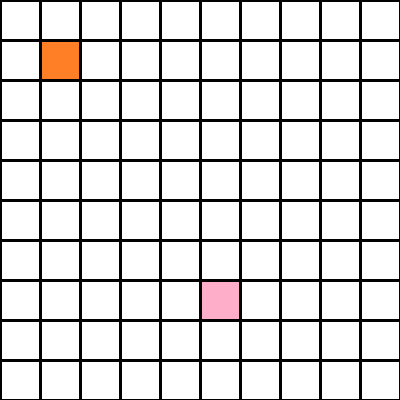
#> input picture Task2_Practice/kida_task2/Task2_Practice/test_image1.png, 400 x 400 px
$ python '#eYRCPlus75_PathPlanning.py'   (Python 2 division)
#> lines starting #> are read from the running program, lines starting #| are printed output that depends on the picture; after the words box and inside, x2 and y2 are one past the last pixel; in counts of white or black regions, pixels touching at a corner belong together
#> further down, img is the input picture: shape (400, 400, 3); mean B, G, R 215.9, 216.4, 218.2
'''
        team eYRCPlus #75

function :
1. maxItemLength of item of an array
2. print2dlist : print 2-dimensional array systematically row and columnwise
3. Play : give route and shortest path
4. grid_map() : give grid map of image in form of '1's and '0's
                -2: for origin
                -1: for obscatles
                 0: for navigable path
5. scan() : this scan grid map and add points with count in array 'a' , for eg. count=0 for scan zero and so on
6. send_co_rdinates() : fetch all points added in array ' a' and pass each points to add_count()
7. fun(x,y) : pad required number aside four co-ordinates
             for eg. if fun(5,6) then add certain number aside (4,6),(7,6),(5,5),(5,7) in grid map array only if there  obatined by spacemap()
8. startone(x,y): Add '1' aside start point to start with mapping process
9. def fun3(x,y): Backtrace shortest path from end and add points to array ' m '


LOGIC :

1. take image
2. make grid map
                -2: for origin
                -1: for obscatles
                 0: for navigable path

 for eg. count=0
 [  [   0 ,  0 ,  0 ,  0 ,  0 ,  0 ,  0 ,  0 ,  0 ,  0 ]
   [   0 ,  0 , -1 , -1 ,  0 ,  0 , -1 ,  0 ,  0 ,  0 ]
   [   0 ,  0 , -1 ,  0 ,  0 , -1 , -1 ,  0 ,  0 ,  0 ]
   [   0 , -1 , -1 ,  0 ,  0 ,  0 ,  0 ,  0 , -1 , -1 ]
   [   0 ,  0 ,  0 ,  0 , -2 ,  0 , -1 ,  0 ,  0 ,  0 ]
   [   0 , -1 , -1 ,  0 ,  0 ,  0 , -1 , -1 , -1 ,  0 ]
   [   0 ,  0 , -1 , -1 ,  0 , -1 , -1 ,  0 ,  0 ,  0 ]
   [   0 ,  0 ,  0 ,  0 ,  0 , -1 ,  0 ,  0 ,  0 ,  0 ]
   [   0 , -1 , -1 , -1 ,  0 ,  0 ,  0 , -1 ,  0 ,  0 ]
   [   0 ,  0 ,  0 , -1 ,  0 ,  0 ,  0 , -1 ,  0 ,  0 ] ]

array a= [(5,4),(5,6),(4,5),(6,5)] because scan() search for count+1 i.e here'1' and add to array 'a'

3. add count='1' aside -2 i.e origin as all points are at distance 1

 for eg.
 [  [   0 ,  0 ,  0 ,  0 ,  0 ,  0 ,  0 ,  0 ,  0 ,  0 ]
   [   0 ,  0 , -1 , -1 ,  0 ,  0 , -1 ,  0 ,  0 ,  0 ]
   [   0 ,  0 , -1 ,  0 ,  0 , -1 , -1 ,  0 ,  0 ,  0 ]
   [   0 , -1 , -1 ,  0 ,  1 ,  0 ,  0 ,  0 , -1 , -1 ]
   [   0 ,  0 ,  0 ,  1 , -2 ,  1 , -1 ,  0 ,  0 ,  0 ]
   [   0 , -1 , -1 ,  0 ,  1 ,  0 , -1 , -1 , -1 ,  0 ]
   [   0 ,  0 , -1 , -1 ,  0 , -1 , -1 ,  0 ,  0 ,  0 ]
   [   0 ,  0 ,  0 ,  0 ,  0 , -1 ,  0 ,  0 ,  0 ,  0 ]
   [   0 , -1 , -1 , -1 ,  0 ,  0 ,  0 , -1 ,  0 ,  0 ]
   [   0 ,  0 ,  0 , -1 ,  0 ,  0 ,  0 , -1 ,  0 ,  0 ] ]


4.  add count='2' aside 1 i.e origin as all points are at distance 1

[  [   0 ,  0 ,  0 ,  0 ,  0 ,  0 ,  0 ,  0 ,  0 ,  0 ]
   [   0 ,  0 , -1 , -1 ,  0 ,  0 , -1 ,  0 ,  0 ,  0 ]
   [   0 ,  0 , -1 ,  0 ,  2 , -1 , -1 ,  0 ,  0 ,  0 ]
   [   0 , -1 , -1 ,  2 ,  1 ,  2 ,  0 ,  0 , -1 , -1 ]
   [   0 ,  0 ,  2 ,  1 , -2 ,  1 , -1 ,  0 ,  0 ,  0 ]
   [   0 , -1 , -1 ,  2 ,  1 ,  0 , -1 , -1 , -1 ,  0 ]
   [   0 ,  0 , -1 , -1 ,  0 , -1 , -1 ,  0 ,  0 ,  0 ]
   [   0 ,  0 ,  0 ,  0 ,  0 , -1 ,  0 ,  0 ,  0 ,  0 ]
   [   0 , -1 , -1 , -1 ,  0 ,  0 ,  0 , -1 ,  0 ,  0 ]
   [   0 ,  0 ,  0 , -1 ,  0 ,  0 ,  0 , -1 ,  0 ,  0 ] ]

5. keep doing this until you get end point and grid look kike this, highest value -1 = shortest path

[  [   0 ,  0 ,  0 ,  0 ,  4 ,  5 ,  0 ,  7 ,  8 ,  9 ]
   [   0 ,  0 , -1 , -1 ,  3 ,  4 , -1 ,  6 ,  7 ,  8 ]
   [   0 ,  0 , -1 ,  3 ,  2 , -1 , -1 ,  5 ,  6 ,  7 ]
   [   0 , -1 , -1 ,  2 ,  1 ,  2 ,  3 ,  4 , -1 , -1 ]
   [   4 ,  3 ,  2 ,  1 , -2 ,  1 , -1 ,  5 ,  6 ,  7 ]
   [   0 , -1 , -1 ,  2 ,  1 ,  2 , -1 , -1 , -1 ,  8 ]
   [   8 ,  7 , -1 , -1 ,  2 , -1 , -1 ,  9 , 10 ,  9 ]
   [   7 ,  6 ,  5 ,  4 ,  3 , -1 ,  7 ,  8 ,  9 , 10 ]
   [   0 , -1 , -1 , -1 ,  4 ,  5 ,  6 , -1 , 10 , 11 ]
   [   0 ,  0 ,  0 , -1 ,  5 ,  6 ,  7 , -1 , 11 ,  0 ] ]

6. Keep doing this until you get final grid map
7. once done track end point and search for count-1 aside end point and keep tracing until you get start point
8. Reverse that array and print

'''

import numpy as np
import cv2
end=0        #variable to decide whether 'end' point reached

'''           maxItemLength of item of an array        '''

def maxItemLength(a):
        maxLen = 0
        rows = len(a)
        cols = len(a[0])
        for row in xrange(rows):
            for col in xrange(cols):
                maxLen = max(maxLen, len(str(a[row][col])))
        return maxLen

'''           maxItemLength of item of an array           '''

def printList(a):
        if (a == []):
            # So we don't crash accessing a[0]
            print []
            return
        rows = len(a)
        cols = len(a[0])
        fieldWidth = maxItemLength(a)

        print "[ ",
        for row in xrange(rows):
            if (row > 0): print "\n  ",
            print "[ ",
            for col in xrange(cols):
                if (col > 0): print ",",
                # The next 2 lines print a[row][col] with the given fieldWidth
                format = "%" + str(fieldWidth) + "s"
                print format % str(a[row][col]),
            print "]",
        print "]"


'               Play : give route and shortest path               '

def play(img):

    img = img

    count=1
    start=0
    end=0
    global i
    i=0
    x=0
    cxg=0
    cyg=0

    rows = 10 # rows for grid map array
    cols = 10 # column for grid map array
    g=[]      # array for grid map

    for row in xrange(rows): g += [[0]*cols] # define array g with all element zero


    rows1 = 20 # rows for grid map array
    cols1 = 2
    a=[]# column for grid map array
    for row1 in xrange(rows1): a += [[0]*cols1]


    rows1 = 20 # rows for grid map array
    cols1 = 2
    m=[]
    for row1 in xrange(rows1): m += [[0]*cols1]


    '''  grid_map() : give grid map of image in form of '1's and '0's
                -2: for origin
                -1: for obscatles
                 0: for navigable path  '''

    def grid_map(img):
        x,y,z= img.shape; # get size of image
        n=10
        m=x/n;            # divide pixel value by 10 to scale x corodinate and store value of pixel in array 'g'
        n=y/n;            # divide pixel value by 10 to scale y corodinate and store value of pixel in array 'g'

        p = 20;           # start from centroid of first grid i.e (20,20) therefore initialize p=20 and q=20
        while p<x:
            q = 20;
            while q<y:
                if p<400 and q<400:
                        b,c,d=img[p][q]; # get RGB value of image

                        if b>240 or c>240 or d>240: # check RGB value ,if white then assign '0' else '1'
                          g[p/40][q/40]=0;

                        else:
                          g[p/40][q/40]=-1;
                q=q+40;

            p=p+40;

        return g;


    '''  fun(x,y) : pad required number aside four co-ordinates
             for eg. if fun(5,6) then add certain number aside (4,6),(7,6),(5,5),(5,7) in grid map array only if there is navigable path and not origin or obstacles obatined by spacemap() '''

    def add_count(x,y):

        count1=count;
        if x==cyg and y==cxg:
            end=1

        if (x+1<10 and (g[x+1][y]==0)  and (g[x+1][y]!=-1)  and x>=0 and y>=0 and g[x+1][y]!=-2):
            g[x+1][y]=count1;

        if (g[x-1][y]==0 and (g[x-1][y]!=-1)  and x>=0 and y>=0 and g[x-1][y]!=-2):
            g[x-1][y]=count1;

        if (y+1<10 and g[x][y+1]==0  and (g[x][y+1]!=-1) and x>=0 and y>=0 and g[x][y+1]!=-2):
            g[x][y+1]=count1;

        if (g[x][y-1]==0 and (g[x][y-1]!=-1)  and x>=0 and y>=0  and g[x][y-1]!=-2):
            g[x][y-1]=count1;


    ''' scan() : this scan grid map and add points with count in array 'a' , for eg. count=0 for scan zero and so on  '''
    def scan():
        p = 0;
        i=0

        while p<=9:
            q = 0;
            while q<=9:
                if (g[p][q]==count):
                         a[i][0]=p
                         a[i][1]=q
                         if a[i][0]==cyg and a[i][1]==cxg:
                             global end
                             end=1

                         i+=1

                q=q+1;
            p=p+1;

        return end


    '''  send_co_rdinates() : fetch all points added in array ' a' and pass each points to add_count() '''

    def send_co_rdinates():

        count2=20
        for x in range(0,count2):
            if(a[x][0]!=0 and a[x][1]!=0):
                add_count(a[x][0],a[x][1]);


    ''' startone(x,y): Add '1' aside start point to start with mapping process  '''

    def startone(x,y):
            count1=count;


            if ((g[x+1][y]==0)  and x>=0 and y>=0):
                g[x+1][y]=count;
                a[0][0]=x+1
                a[0][1]=y

            if ((g[x-1][y]==0) and x>=0 and y>=0):
                g[x-1][y]=count;
                a[1][0]=x-1
                a[1][1]=y

            if ((g[x][y+1]==0) and  x>=0 and y>=0):

                g[x][y+1]=count;
                a[2][0]=x
                a[2][1]=y+1

            if ((g[x][y-1]==0) and  x>=0 and y>=0):

                g[x][y-1]=count;
                a[3][0]=x
                a[3][1]=y-1

    '''  def fun3(x,y): Backtrace shortest path from end and add points to array ' m '  '''

    def fun3(x,y):
        global start,i


        if(x==cxp and y==cyp):
            start=1

        if(g[x-1][y]==count):
            m[i][0]=x-1
            m[i][1]=y

        elif(x+1<=10 and g[x+1][y]==count):
            m[i][0]=x+1
            m[i][1]=y

        elif(g[x][y-1]==count):
            m[i][0]=x
            m[i][1]=y-1

        elif(y+1<=10 and g[x][y+1]==count):
             m[i][0]=x
             m[i][1]=y+1

        i=i+1


    ############################################
    '  Start and end marker paramter '
    paramg1 = [100,0,0]   #lower  pink
    paramg2 = [255,255,255]     #upper

    paramp1 = [10,100,0]   #lower orange
    paramp2 = [255,255,255]   #upper

    hsv = cv2.cvtColor(img,cv2.COLOR_BGR2HSV)
#> hsv: shape (400, 400, 3); mean H, S, V 1.6, 2.5, 218.2

    ' extract color of start grid marker'

    lowerp = np.array(paramp1)    ## Convert the parameters into a form that OpenCV can understand
    upperp = np.array(paramp2)
    maskp  = cv2.inRange(hsv, lowerp, upperp)
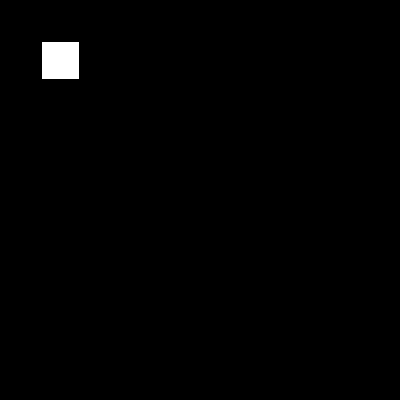
#> maskp: shape (400, 400); 0.86% white; 1 white region, box (x1, y1, x2, y2) and area: (42, 42, 79, 79) 1369
    resp   = cv2.bitwise_and(img, img, mask= maskp)


    ' extract color of end grid marker '


    lowerg = np.array(paramg1)    ## Convert the parameters into a form that OpenCV can understand
    upperg = np.array(paramg2)
    maskg  = cv2.inRange(hsv, lowerg, upperg)
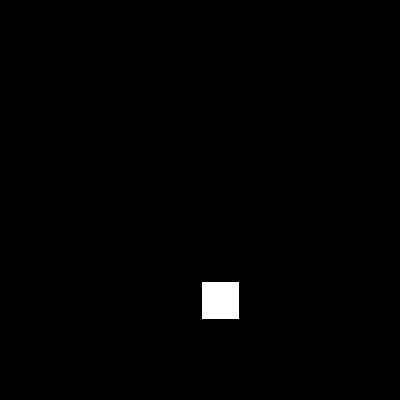
#> maskg: shape (400, 400); 0.86% white; 1 white region, box (x1, y1, x2, y2) and area: (202, 282, 239, 319) 1369
    resg   = cv2.bitwise_and(img, img, mask= maskg)


    ' Co-ordinate of End point '


    resg,threshg = cv2.threshold(maskg,127,255,0)
    contours, hierarchy = cv2.findContours(threshg,cv2.RETR_TREE,cv2.CHAIN_APPROX_SIMPLE)
#> contours = [[[202, 282], [202, 318], [238, 318], [238, 282]]]
    cv2.drawContours(threshg,contours,-1,(255,0,255),1)

    Mg = cv2.moments(contours[-1])
#> Mg = moments, m00 1296, centre m10/m00, m01/m00 = (220, 300)
    cxg = int(Mg['m10']/Mg['m00'])
#> cxg = 220
    cyg = int(Mg['m01']/Mg['m00'])
#> cyg = 300

    ' scale down points to make it useable for arrays  '
    cxg=(cxg+20)/40
#> cxg = 6
    cyg=(cyg+20)/40
#> cyg = 8

    #print "End point = ", cxg, ", ", cyg


    ' Co-ordinate of start point '

    #grayp = cv2.cvtColor(resp,cv2.COLOR_BGR2GRAY)
    resp,threshp = cv2.threshold(maskp,127,255,0)
    contours, hierarchy = cv2.findContours(threshp,cv2.RETR_TREE,cv2.CHAIN_APPROX_SIMPLE)
#> contours = [[[42, 42], [42, 78], [78, 78], [78, 42]]]
    cv2.drawContours(threshp,contours,-1,(255,0,255),1)

    Mp = cv2.moments(contours[-1])
#> Mp = moments, m00 1296, centre m10/m00, m01/m00 = (60, 60)
    cxp = int(Mp['m10']/Mp['m00'])
#> cxp = 60
    cyp = int(Mp['m01']/Mp['m00'])
#> cyp = 60
    cxp=(cxp+20)/40
#> cxp = 2
    cyp=(cyp+20)/40
#> cyp = 2
    #print "Start point = ", cxp, ", ", cyp


    ''' start of actual logic '''

    g=grid_map(img)  # get a grid image of image
#> after the loop in grid_map, `while p<x:`: g = 10 items, first 6: [0, 0, 0, 0, 0, 0, 0, 0, 0, 0], [0, 0, 0, 0, 0, 0, 0, 0, 0, 0], [0, 0, 0, 0, 0, 0, 0, 0, 0, 0], [0, 0, 0, 0, 0, 0, 0, 0, 0, 0], [0, 0, 0, 0, 0, 0, 0, 0, 0, 0], [0, 0, 0, 0, 0, 0, 0, 0, 0, 0]; p = 420
    cxp=cxp-1         # decrease every point by "1" because array index start with zeroes and to compensate that effect
#> cxp = 1
    cyp=cyp-1
#> cyp = 1
    cxg=cxg-1
#> cxg = 5
    cyg=cyg-1
#> cyg = 7

    c=0
    startone(cxp,cyp)
    g[cxp][cyp]=-2
    count=2
    send_co_rdinates()

    while end!=1:
        #global end    # Global variable to make pythton understand that " end " used here is global and not local var. '
        end=scan()    # Scan image and returns one if we reach end points
        count=count+1
        send_co_rdinates()        # send_co_rdinates() for adding count to grid map aside previous points

    #printList(g)     # Uncomment this to see grid map with added number which represent distance from origin
    length=count-1    # length is one less than the count '
    count3=count      # take copy of count for future use

    ##############################################

    count=count-2     # Start trace back with points aside end point with count= (shortest length) - 2

    fun3(cyg,cxg)


    while count!=0:   # Trace back until we get start point i.e count = 0 '

        count=count-1
        if x<25:
            fun3(m[x][0],m[x][1]) # Add points to m(a,b) where a= Two dimensional arrays
        x=x+1
#> after the loop, count = 0; x = 9


    for x in range(0,count3):   # logic to draw line from concurrent point from trace backed array, count3 hols shortest path length'

        if((m[x+1][1]!=0 and m[x+1][0]!=0)):
            cv2.line(img,(((m[x][1])*40+20),((m[x][0])*40+20)),(((m[x+1][1])*40+20),((m[x+1][0])*40+20)),(255,0,0),5)
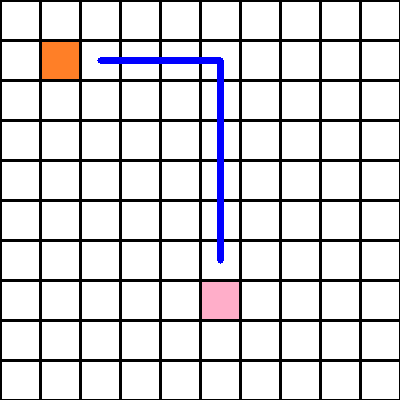
#> img: shape (400, 400, 3); 1.42% of pixels changed, all inside (x1, y1, x2, y2) = (97, 57, 224, 264)


    cv2.line(img,(((cxg)*40+20),((cyg)*40+20)),(((m[0][1])*40+20),((m[0][0])*40+20)),(255,0,0),5)
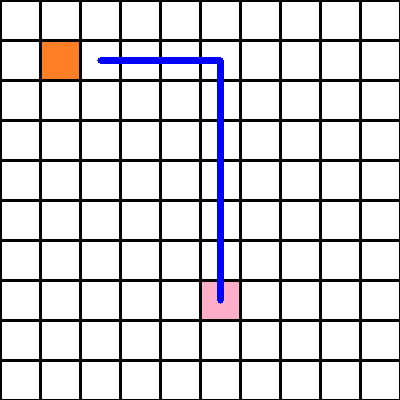
#> img: shape (400, 400, 3); 0.18% of pixels changed, all inside (x1, y1, x2, y2) = (217, 261, 224, 304)
    m=np.rot90(m) # Two rotate function each 90 degree for reversing array '
    m=np.rot90(m)
#> m = 20 rows, first 8: [0, 0], [0, 0], [0, 0], [0, 0], [0, 0], [0, 0], [0, 0], [0, 0]


    ''' define a reverse array '''
    rows1 = 20 # rows for reverse array
    cols1 = 2
    r=[]
    for row1 in xrange(rows1): r += [[0]*cols1]

    l=0

    r[0][0]=cxp+1
    r[0][1]=cyp+1

    ''' there is one problem , as soon as we rotate array twice , if array size is of 20 and we have only 5 points remaining 15 are (0,0)
        if we rotate it twice we get (0,0) at first 15 and actual points at last 5 points to avoid this we use below loop '''

    for y in range(0,20):

          if((m[y][1]!=0 and m[y][0]!=0)):

                  r[l+1][0]=m[y][0]+1
                  r[l+1][1]=m[y][1]+1

                  r[l+2][0]=cxg+1
                  r[l+2][1]=cyg+1
                  l=l+1
#> after the loop, l = 9; r = [[2, 2], [3, 2], [4, 2], [5, 2], [6, 2], [6, 3], [6, 4], [6, 5], [6, 6], [6, 7], [6, 8], [0, 0], [0, 0], [0, 0], [0, 0], [0, 0], [0, 0], [0, 0], [0, 0], [0, 0]]

    return length, r # return length and shortest path array


if __name__ == "__main__":
    #code for checking output for single image
    img = cv2.imread('test_image1.png')
    route_length, route_path = play(img)
#> route_length = 10; route_path has the same summary as r in play
    print "route length = ", route_length
#| route length =  10
    print "route path   = ", route_path
#| route path   =  [[2, 2], [3, 2], [4, 2], [5, 2], [6, 2], [6, 3], [6, 4], [6, 5], [6, 6], [6, 7], [6, 8], [0, 0], [0, 0], [0, 0], [0, 0], [0, 0], [0, 0], [0, 0], [0, 0], [0, 0]]
    print '\n'
    #code for checking output for all images
    route_length_list = []
    route_path_list   = []
    cv2.imshow('a',img)
    '''for file_number in range(1,6):
        file_name = "test_images/test_image"+str(file_number)+".png"
        pic = cv2.imread(file_name)
        route_length, route_path = play(pic)
        cv2.imshow('a'+str(file_number),pic) # Uncomment this to see image with traced path
        route_length_list.append(route_length)
        route_path_list.append(route_path)


    print route_length_list
    print '\n'
    printList(route_path_list) # printList function to print in systematic way'''
    cv2.waitKey(0)
    cv2.destroyAllWindows()
